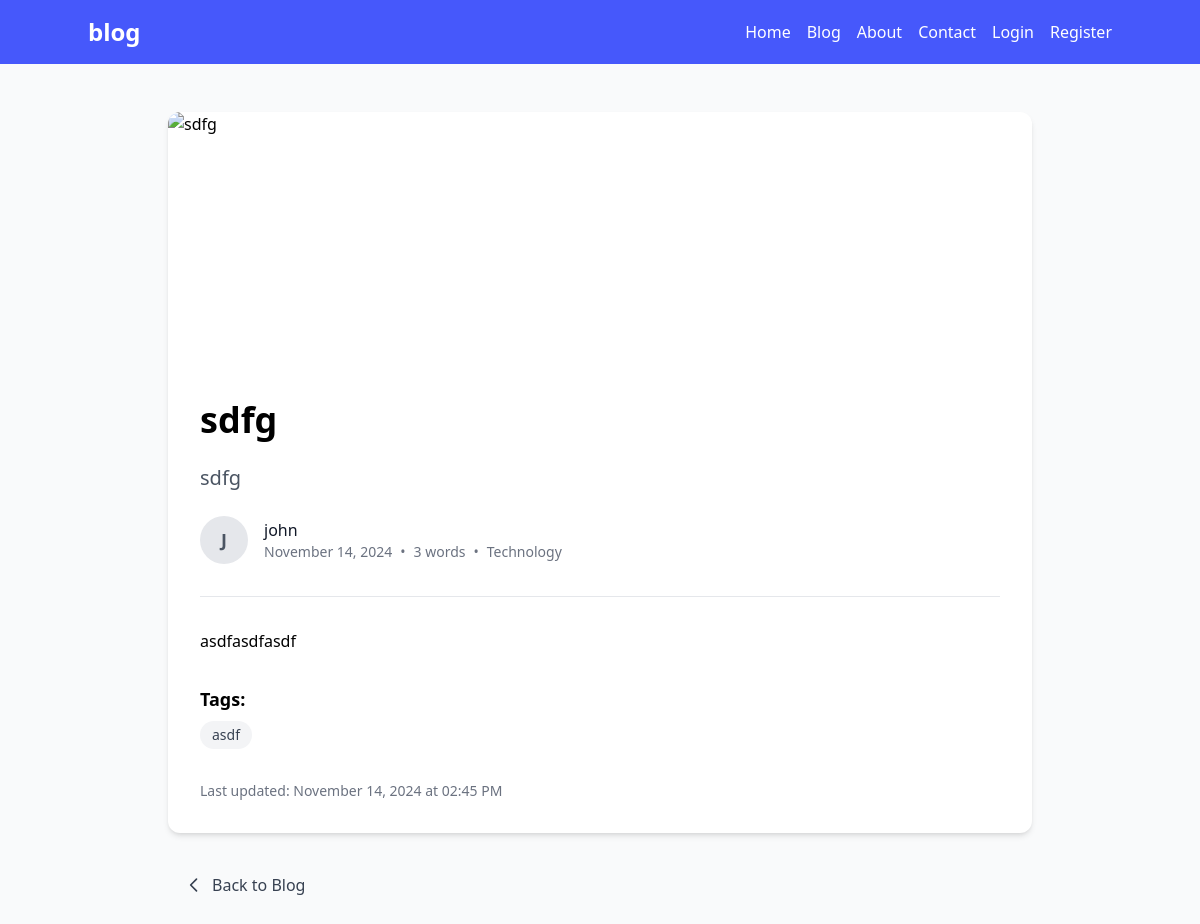
Page /blog/post/2 on the committed database.
### app/models.py (models this page shows, shortened)
class Post(db.Model):
    id = db.Column(db.Integer, primary_key=True)
    title = db.Column(db.String(200), nullable=False)
    subtitle = db.Column(db.String(200))
    content = db.Column(db.Text, nullable=False)
    featured_image = db.Column(db.String(500))
    category = db.Column(db.String(50))
    tags = db.Column(db.String(200))
    status = db.Column(db.String(20), default='draft')
    created_at = db.Column(db.DateTime, default=datetime.utcnow)
    updated_at = db.Column(db.DateTime, default=datetime.utcnow, onupdate=datetime.utcnow)
    user_id = db.Column(db.Integer, db.ForeignKey('user.id'), nullable=False)
    status = db.Column(db.String(20), default='draft')
    featured_image_data = db.Column(db.LargeBinary)  # For storing the actual image data
    featured_image_mimetype = db.Column(db.String(32))  # For storing the image type
    @property
    def tag_list(self):
        return [tag.strip() for tag in self.tags.split(',')] if self.tags else []

class User(UserMixin, db.Model):
    id = db.Column(db.Integer, primary_key=True)
    username = db.Column(db.String(80), unique=True, nullable=False)
    email = db.Column(db.String(120), unique=True, nullable=False)
    password_hash = db.Column(db.String(128))
    posts = db.relationship('Post', backref='author', lazy=True)
    is_admin = db.Column(db.Boolean, default=False)
    created_at = db.Column(db.DateTime, default=datetime.utcnow)

### app/blog.py (the view)
@blog.route('/blog/post/<int:post_id>')
def post(post_id):
    post = Post.query.get_or_404(post_id)
    return render_template('blog/post.html', post=post)

### app/templates/blog/post.html (shortened to what this page needs)
{% extends "base.html" %}
{% block content %}
<div class="bg-gray-50 min-h-screen py-12">
    <div class="container mx-auto px-4 max-w-4xl">
        <div class="bg-white rounded-xl shadow-md overflow-hidden mb-8">
            {% if post.featured_image_data %}
            <img src="{{ url_for('blog.serve_image', post_id=post.id) }}"
                 alt="{{ post.title }}"
                 class="w-full h-64 object-cover">
            {% else %}
            <div class="h-64 bg-gradient-to-r from-blue-500 to-purple-500"></div>
            {% endif %}
            <div class="p-8">
                <h1 class="text-4xl font-bold mb-6">{{ post.title }}</h1>
                {% if post.subtitle %}
                <p class="text-xl text-gray-600 mb-6">{{ post.subtitle }}</p>
                {% endif %}
                <div class="flex items-center mb-8 border-b border-gray-200 pb-8">
                    <div class="h-12 w-12 rounded-full bg-gray-200 flex items-center justify-center">
                        <span class="text-gray-600 font-semibold text-lg">
                            {{ post.author.username[0].upper() }}
                        </span>
                    </div>
                    <div class="ml-4">
                        <p class="font-medium text-gray-900">
                            <a href="{{ url_for('blog.author_profile', user_id=post.author.id) }}" class="hover:text-blue-600">
                                {{ post.author.username }}
                            </a>
                        </p>
                        <div class="flex items-center text-sm text-gray-500">
                            <span>{{ post.created_at.strftime('%B %d, %Y') }}</span>
                            <span class="mx-2">•</span>
                            <span>{{ post.content|wordcount }} words</span>
                            {% if post.category %}
                            <span class="mx-2">•</span>
                            <span>{{ post.category }}</span>
                            {% endif %}
                        </div>
                    </div>
                </div>
                <div class="prose prose-lg max-w-none">
                    {{ post.content|safe }}
                </div>
                {% if post.tags %}
                <div class="mt-8">
                    <h3 class="text-lg font-semibold mb-2">Tags:</h3>
                    <div class="flex flex-wrap gap-2">
                        {% for tag in post.tag_list %}
                        <span class="px-3 py-1 bg-gray-100 text-gray-700 rounded-full text-sm">
                            {{ tag }}
                        </span>
                        {% endfor %}
                    </div>
                </div>
                {% endif %}
                <div class="mt-8 text-sm text-gray-500">
                    <p>Last updated: {{ post.updated_at.strftime('%B %d, %Y at %I:%M %p') }}</p>
                </div>
            </div>
        </div>
        <div class="flex justify-between items-center">
            <a href="{{ url_for('blog.index') }}"
               class="inline-flex items-center px-4 py-2 rounded-lg text-gray-700 hover:bg-gray-100 transition-colors duration-300">
                <svg class="w-5 h-5 mr-2" fill="none" stroke="currentColor" viewBox="0 0 24 24">
                    <path stroke-linecap="round" stroke-linejoin="round" stroke-width="2" d="M15 19l-7-7 7-7"></path>
                </svg>
                Back to Blog
            </a>
        </div>
    </div>
</div>
{% endblock %}

### rows in the picture
Post: title "sdfg", subtitle "sdfg", created_at "November 14, 2024", content "3", category "Technology", content "asdfasdfasdf", tags "asdf", updated_at "November 14, 2024 at 02:45 PM"
User: author "J", author.username "john"
